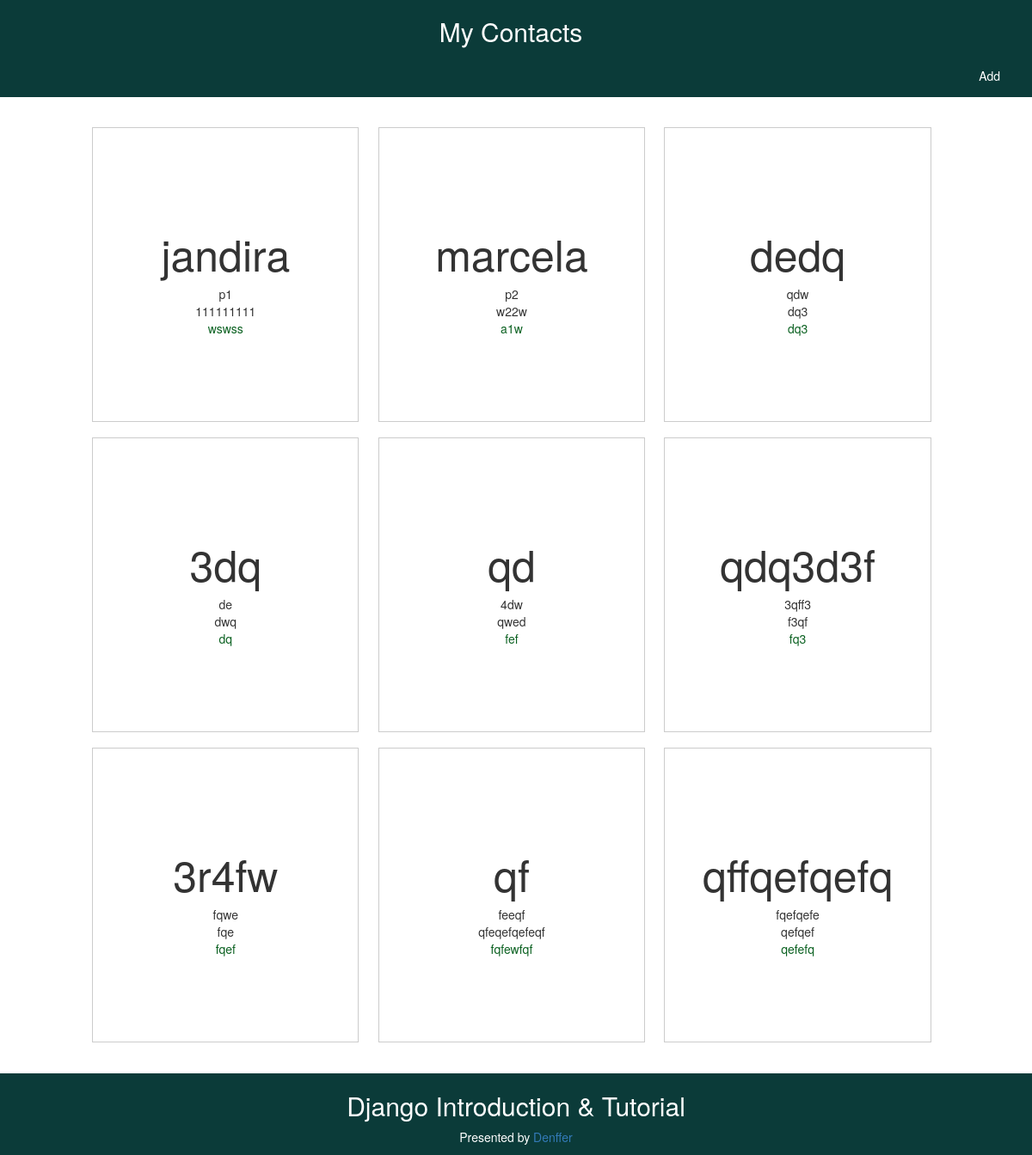
Before: / with the older database file.
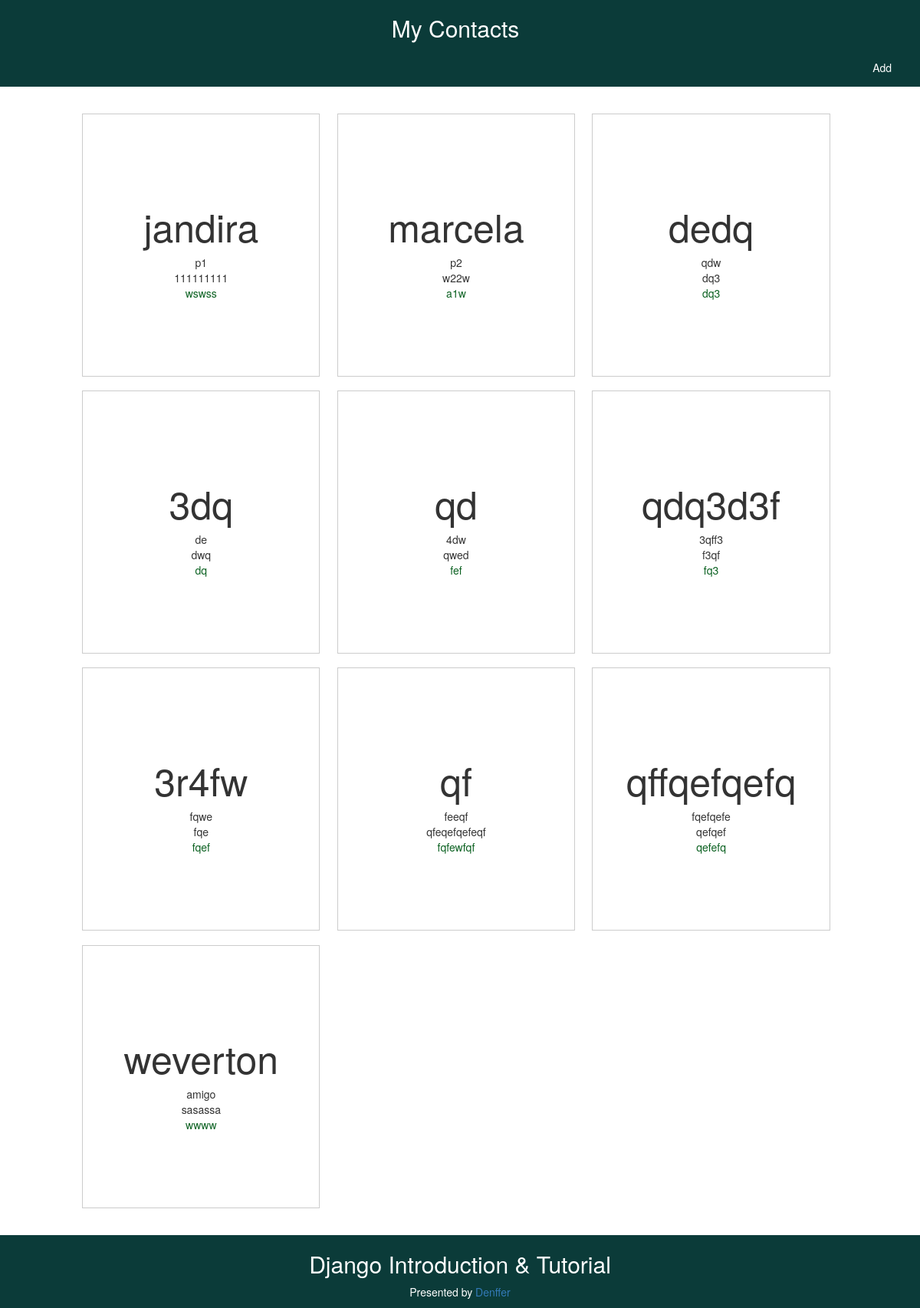
After: the same page with the newer database file.
### mycontacts/models.py (models this page shows)
class Contact(models.Model):
    name = models.CharField(max_length=200)
    relation = models.CharField(max_length=200)
    phone = models.CharField(max_length=200)
    email = models.CharField(max_length=200)

### mycontacts/views.py (the view)
# urls.py: re_path(r'^$', views.show),
def show(request):
    contact_list = Contact.objects.all()
    return render(request, 'mycontacts/show.html',{'contacts': contact_list})

### mycontacts/templates/mycontacts/show.html
{% extends 'mycontacts/background.html' %}
{% load static %}
{% block content %}
<div class="container-show">
    <ul class="grid" style="list-style-type: none">
    {% for contact in contacts %}
    <li>
        <div>
            <h2 class="name">{{ contact.name }}</h2>
            <div class="relation">{{ contact.relation }}</div>
            <div class="phone">{{ contact.phone }}</div>
            <div class="email"><a href='{{ contact.email }}'>{{ contact.email }}</a> </div>
        </div>
    </li>
    {%  endfor %}
    </ul>
</div>
{% endblock content %}

### mycontacts/templates/mycontacts/background.html (shortened to what this page needs)
{% load static %}
<!DOCTYPE HTML>
<html lang="en-US">
<head>
    <link rel="stylesheet" href="https://maxcdn.bootstrapcdn.com/bootstrap/3.3.5/css/bootstrap.min.css">
    <link rel="stylesheet" href="https://maxcdn.bootstrapcdn.com/bootstrap/3.3.5/css/bootstrap-theme.min.css">
    <link rel="stylesheet" href="{% static 'css/show.css' %}">
    <link rel="stylesheet" href="{% static 'css/add.css' %}">
</head>
<body>
    <div class="header">
        <h2><a href="/">My Contacts</a></h2>
        <div class="pull-right">
		    <a href="/add">Add</a>
		</div>
    </div>
    <div class="body">
            {% block content %}
    </div>
    <div class="footer">
        <h2>Django Introduction & Tutorial</h2>
        <p>Presented by <a href="https://www.facebook.com/denffer18">Denffer</a></p>
    </div>
</body>
</html>

### mycontacts/static/css/show.css (style rules this page uses)
html { height: 100%; }
.name { font-size: 50px; }
.email { color: #0B6121; }
.grid { overflow: hidden; padding: 2em 2em; max-width: 76em; margin: 0 auto; }
.grid li { padding: 0 0.8em 1.3em ; }
.grid li > div { border-bottom: 1.8px solid #cccccc; border-right: 1.4px solid #cccccc; border-left: 0.7px solid #cccccc; border-top: 0.6px solid #cccccc; background: #ffffff; padding: 7em 2em; text-align: center; }
.grid li a { color: #0B6121; }
@media all and (min-width: 27em) { .grid li { width: 100%; float: left; } }
@media all and (min-width: 40em) { .grid li { width: 50%; } }
@media all and (min-width: 60em) { .grid li { width: 33%; } }
.container-show { padding-top: 10%; padding-bottom: 7%; }
body { position: relative; margin: 0; min-height: 100%; }
.footer { color:white; text-align: center; padding: 0.5px; width: 100%; height: 95px; background-color: #0b3B39; position: absolute; right: 0; bottom: 0; left: 0; }
.header { color:white; background-color: #0B3B39; width: 100%; position:fixed; text-align: center; transition: top .2s ease-in; }
.header a { text-decoration:none; display:block; color:white; background: url(image url) center center no-repeat; margin-right: 12px; padding: 15px 25px; }
.header h2 a { text-decoration:none; color:white; padding: 0px 0px; }

Changed rows visible on the page:
added Contact: name "weverton", relation "amigo", phone "sasassa", email "wwww"
